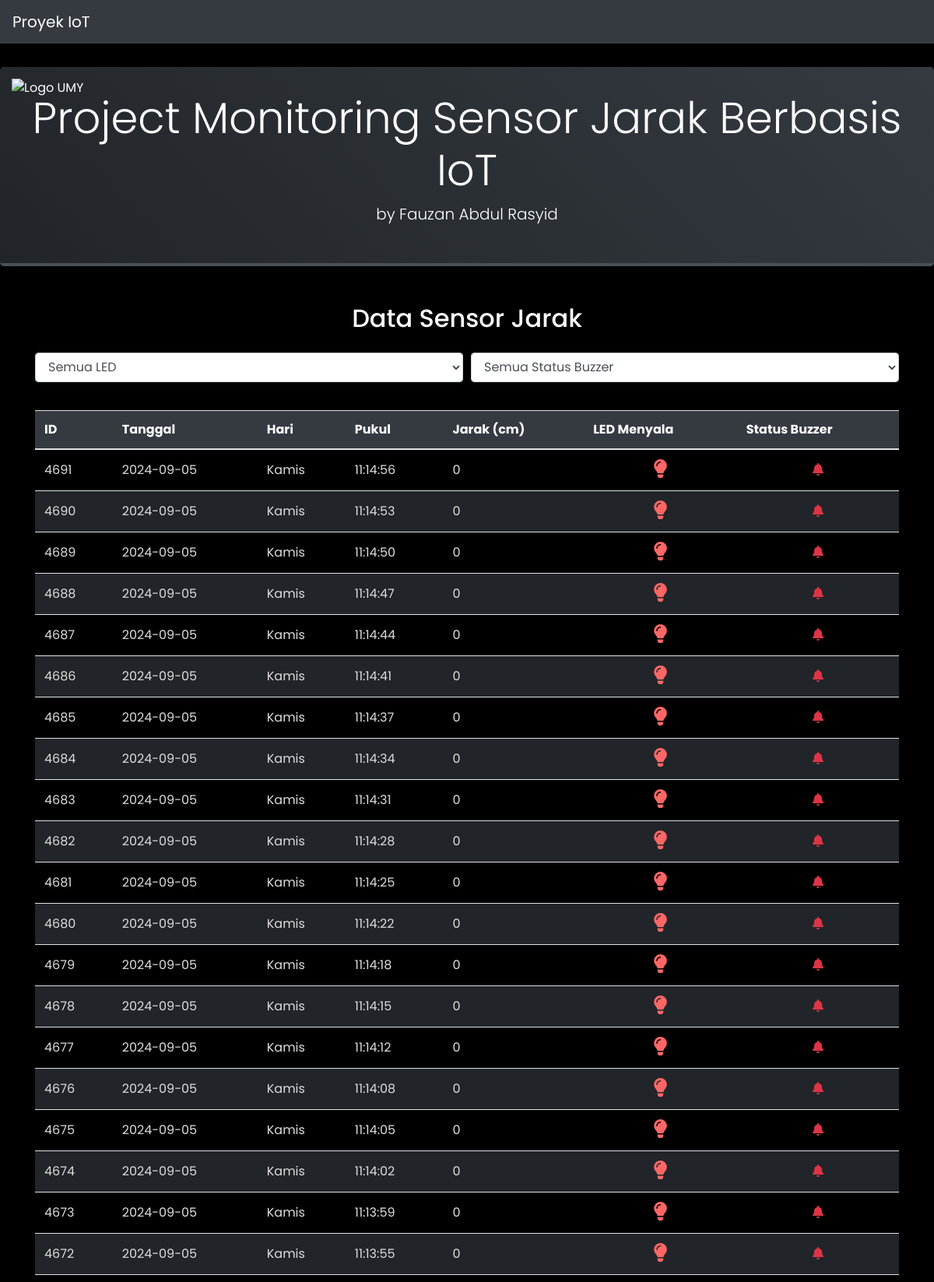
The page / (upper part) on the database its author committed.
### tables this page shows
CREATE TABLE `sensor_data` (
  `id` int(11) NOT NULL,
  `tanggal` date DEFAULT NULL,
  `hari` varchar(20) DEFAULT NULL,
  `pukul` time DEFAULT NULL,
  `panjang` int(11) DEFAULT NULL,
  `led_menyala` varchar(10) DEFAULT NULL,
  `buzzer_status` enum('On','Off') DEFAULT NULL
);

### index.php (the view, shortened to what this page needs)
<!DOCTYPE html>
<html lang="id">
<head>
    <link rel="stylesheet" href="https://stackpath.bootstrapcdn.com/bootstrap/4.5.2/css/bootstrap.min.css">
    <link rel="stylesheet" href="https://cdnjs.cloudflare.com/ajax/libs/font-awesome/5.15.4/css/all.min.css">
</head>
<body>
<nav class="navbar navbar-expand-lg navbar-dark bg-dark">
    <a class="navbar-brand" href="#">Proyek IoT</a>
</nav>
<div class="header-jumbotron">
    <img src="images/umy-logo.png" alt="Logo UMY">
    <h1 class="display-4">Project Monitoring Sensor Jarak Berbasis IoT</h1>
    <p class="lead">by Fauzan Abdul Rasyid</p>
</div>
<div class="container mt-5">
    <h2 class="text-center mb-4">Data Sensor Jarak</h2>
    <div class="filter-container">
        <div class="form-row">
            <div class="col-md-6 mb-3">
                <select id="ledFilter" class="form-control">
                    <option value="">Semua LED</option>
                </select>
            </div>
            <div class="col-md-6 mb-3">
                <select id="buzzerFilter" class="form-control">
                    <option value="">Semua Status Buzzer</option>
                </select>
            </div>
        </div>
    </div>
    <div class="table-responsive">
        <table class="table table-striped table-hover">
            <thead>
                <tr>
                    <th>ID</th>
                    <th>Tanggal</th>
                    <th>Hari</th>
                    <th>Pukul</th>
                    <th>Jarak (cm)</th>
                    <th>LED Menyala</th>
                    <th>Status Buzzer</th>
                </tr>
            </thead>
            <tbody id="sensor-data">
                <?php
                $conn = new mysqli("localhost", "root", "", "iot_project");
                $sql = "SELECT * FROM sensor_data ORDER BY id DESC LIMIT 100";
                $result = $conn->query($sql);
                if ($result->num_rows > 0) {
                    while ($row = $result->fetch_assoc()) {
                        $ledClass = getLEDClass($row["led_menyala"]);
                        $buzzerClass = ($row["buzzer_status"] == "On") ? "text-danger" : "text-muted";
                        echo "<tr>";
                        echo "<td>" . htmlspecialchars($row["id"]) . "</td>";
                        echo "<td>" . htmlspecialchars($row["tanggal"]) . "</td>";
                        echo "<td>" . htmlspecialchars($row["hari"]) . "</td>";
                        echo "<td>" . htmlspecialchars($row["pukul"]) . "</td>";
                        echo "<td>" . htmlspecialchars($row["panjang"]) . "</td>";
                        echo "<td class='text-center'><i class='fas fa-lightbulb led-icon $ledClass led-on'></i></td>";
                        echo "<td class='text-center'><i class='fas fa-bell $buzzerClass'></i></td>";
                        echo "</tr>";
                    }
                } else {
                    echo "<tr><td colspan='7'>Tidak ada data ditemukan</td></tr>";
                }
                function getLEDClass($status) {
                    switch($status) {
                        case 'Merah': return 'led-red';
                    }
                }
                ?>
            </tbody>
        </table>
    </div>
</div>
</body>
</html>

### index.php (style rules this page uses)
body { background-color: #000; color: #fff; font-family: 'Poppins', sans-serif; }
.navbar { margin-bottom: 30px; box-shadow: 0 4px 8px rgba(0, 0, 0, 0.1); }
.navbar-dark .navbar-nav .nav-link, .navbar-dark .navbar-brand { color: #fff; }
.table thead th { background-color: #343a40; color: #fff; }
.table tbody tr:nth-child(even) { background-color: #212529; }
.table td { color: #ddd; vertical-align: middle; }
.led-icon { font-size: 1.5em; }
.led-red { color: #ff6666; }
.led-on { animation: pulse 1s infinite; }
.header-jumbotron { background: linear-gradient(45deg, #212529, #343a40); color: #fff; padding: 2rem 1rem; border-radius: .3rem; text-align: center; position: relative; box-shadow: 0 4px 8px rgba(0, 0, 0, 0.2); border-bottom: 4px solid #495057; }
.header-jumbotron img { position: absolute; top: 15px; left: 15px; height: 150px; width: auto; }
.table-responsive { overflow-x: auto; }
.filter-container { margin-bottom: 20px; }

### rows shown on the page
sensor_data: id "4691", tanggal "2024-09-05", hari "Kamis", pukul "11:14:56", panjang "0"
sensor_data: id "4690", tanggal "2024-09-05", hari "Kamis", pukul "11:14:53", panjang "0"
sensor_data: id "4689", tanggal "2024-09-05", hari "Kamis", pukul "11:14:50", panjang "0"
sensor_data: id "4688", tanggal "2024-09-05", hari "Kamis", pukul "11:14:47", panjang "0"
sensor_data: id "4687", tanggal "2024-09-05", hari "Kamis", pukul "11:14:44", panjang "0"
sensor_data: id "4686", tanggal "2024-09-05", hari "Kamis", pukul "11:14:41", panjang "0"
sensor_data: id "4685", tanggal "2024-09-05", hari "Kamis", pukul "11:14:37", panjang "0"
sensor_data: id "4684", tanggal "2024-09-05", hari "Kamis", pukul "11:14:34", panjang "0"
sensor_data: id "4683", tanggal "2024-09-05", hari "Kamis", pukul "11:14:31", panjang "0"
sensor_data: id "4682", tanggal "2024-09-05", hari "Kamis", pukul "11:14:28", panjang "0"
sensor_data: id "4681", tanggal "2024-09-05", hari "Kamis", pukul "11:14:25", panjang "0"
sensor_data: id "4680", tanggal "2024-09-05", hari "Kamis", pukul "11:14:22", panjang "0"
sensor_data: id "4679", tanggal "2024-09-05", hari "Kamis", pukul "11:14:18", panjang "0"
sensor_data: id "4678", tanggal "2024-09-05", hari "Kamis", pukul "11:14:15", panjang "0"
sensor_data: id "4677", tanggal "2024-09-05", hari "Kamis", pukul "11:14:12", panjang "0"
sensor_data: id "4676", tanggal "2024-09-05", hari "Kamis", pukul "11:14:08", panjang "0"
sensor_data: id "4675", tanggal "2024-09-05", hari "Kamis", pukul "11:14:05", panjang "0"
sensor_data: id "4674", tanggal "2024-09-05", hari "Kamis", pukul "11:14:02", panjang "0"
sensor_data: id "4673", tanggal "2024-09-05", hari "Kamis", pukul "11:13:59", panjang "0"
sensor_data: id "4672", tanggal "2024-09-05", hari "Kamis", pukul "11:13:55", panjang "0"
